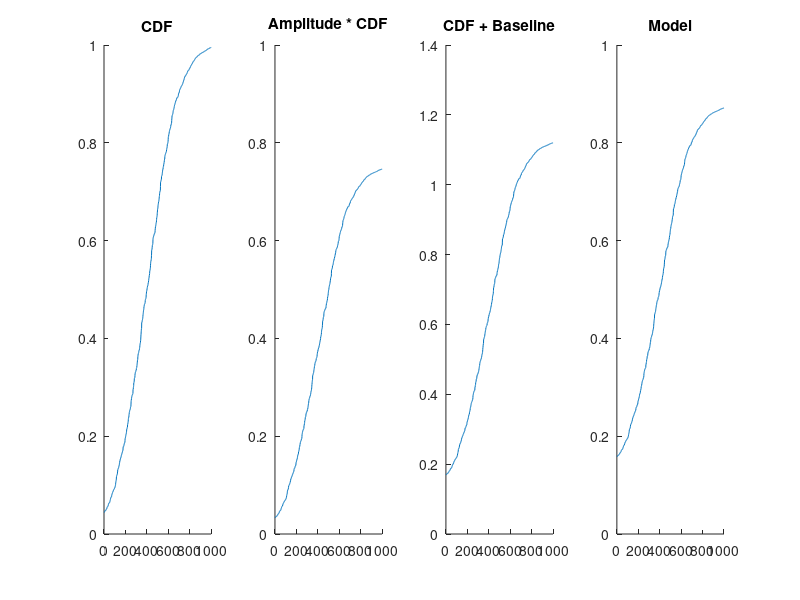

The MATLAB source for this figure: (Note: this script raises an error after producing the figure.)

functions_dir = '../functions';
addpath(functions_dir);

%% Simulate data

num_trials = 1000;

% Random list of probe offsets
offsets = -15:0.01:15;

% Random list of test orientations from 0 - 179 deg
sim_test_orientation = rand(1, num_trials) * 179;

rand_offsets = datasample(offsets, num_trials, 'Replace', true);
simulation_probe_orientations = sim_test_orientation + rand_offsets;

% Calculate probability of correct discrimination using cumulative normal
subj_mu = -3;
subj_sigma = 7;
guess_rate = 0.25;

threshold = 10;
slope = 5;

p_CW = (1 - guess_rate) * normcdf(rand_offsets, subj_mu, subj_sigma) + (0.5 * guess_rate);

figure('Color', 'w');
subplot(1,4,1)
plot(sort(normcdf(rand_offsets, subj_mu, subj_sigma)))
ylim([0, 1])
title('CDF')
box off

subplot(1,4,2)
plot(sort((1 - guess_rate) * normcdf(rand_offsets, subj_mu, subj_sigma)))
title('Amplitude * CDF')
ylim([0, 1])
box off

subplot(1,4,3)
plot(sort(normcdf(rand_offsets, subj_mu, subj_sigma) + (0.5 * guess_rate)))
title('CDF + Baseline')
% ylim([0, 1])
box off

subplot(1,4,4)
plot(sort(p_CW))
title('Model')
ylim([0, 1])
box off

% Simulate response based on discrimination probability
responses = rand() < p_CW;

%% Grid search for mu and sigma

%% Estimate mu and sigma

options = optimset('MaxFunEvals', 100000, 'MaxIter', 10000, 'display','off');

init_params = [0, 1];

lower_bounds = [-15, 1]; % lower bounds for [mu, sigma]
upper_bounds = [15, 7];

free_params = init_params;
fixed_params{1} = [x', p_CW'];
fixed_params{2} = guess_rate;

response_model = @(free_params) calc_fit(free_params, fixed_params);

[params_est, sse, exit_flag] = fmincon(response_model, init_params, [], [], [], [], lower_bounds, upper_bounds, [], options);

%% Generate estimated curves

mu = params_est(1);
sigma = params_est(2);

x = -20:0.01:20;
cdf_response = (1 - guess_rate) * normcdf(x, mu, sigma) + 0.5 * guess_rate;

pdf_response = (1 - guess_rate) * normpdf(x, mu, sigma);
pdf_response = pdf_response / max(pdf_response); % normalize to peak at 1

sorted_p_CW = sortrows([rand_offsets', p_CW']);

figure('Color', 'w');
plot(x, cdf_response', 'LineWidth', 2,'Color', 'b');
hold on;
plot(x, pdf_response', 'LineWidth', 2,'LineStyle', '--','Color', 'b');
line([0,0], [0,1], 'LineWidth', 2, 'Color', 'k');
title(['\mu = ' num2str(round(mu, 2)) ', \sigma = ' num2str(round(sigma, 2))]);
xlabel('Probe Offset');
ylabel('P(Resp|CW)');
ylim([0, 1]);
xlim([-20, 20]);
box off
set(gca, 'TickDir', 'out');

figure('Color', 'w');
scatter(sorted_p_CW(:,1), sorted_p_CW(:,2));
ylim([0, 1]);
xlim([-20, 20]);
box off
set(gca, 'TickDir', 'out');
